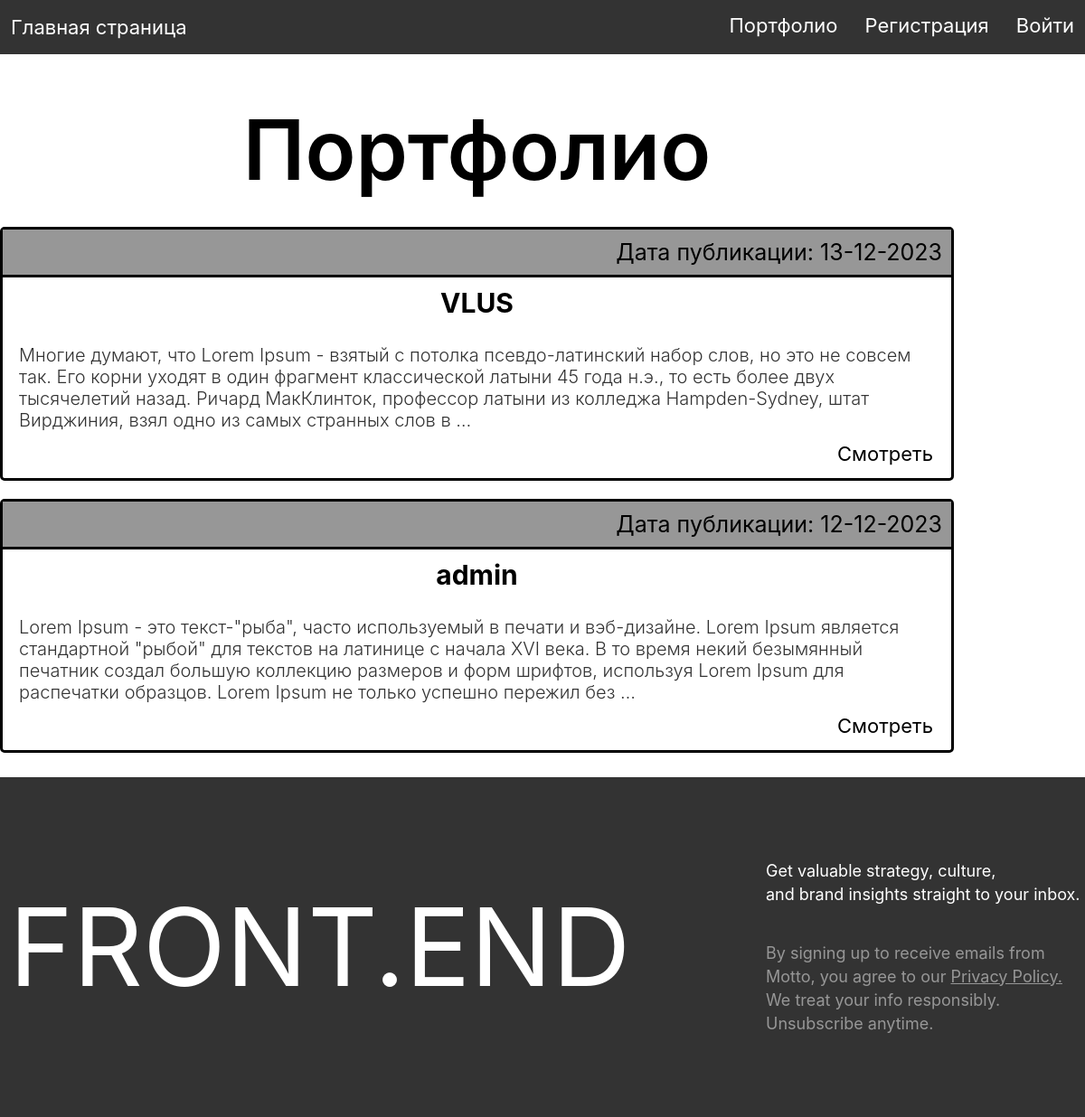
Page /portfolio/ on the earlier database version.
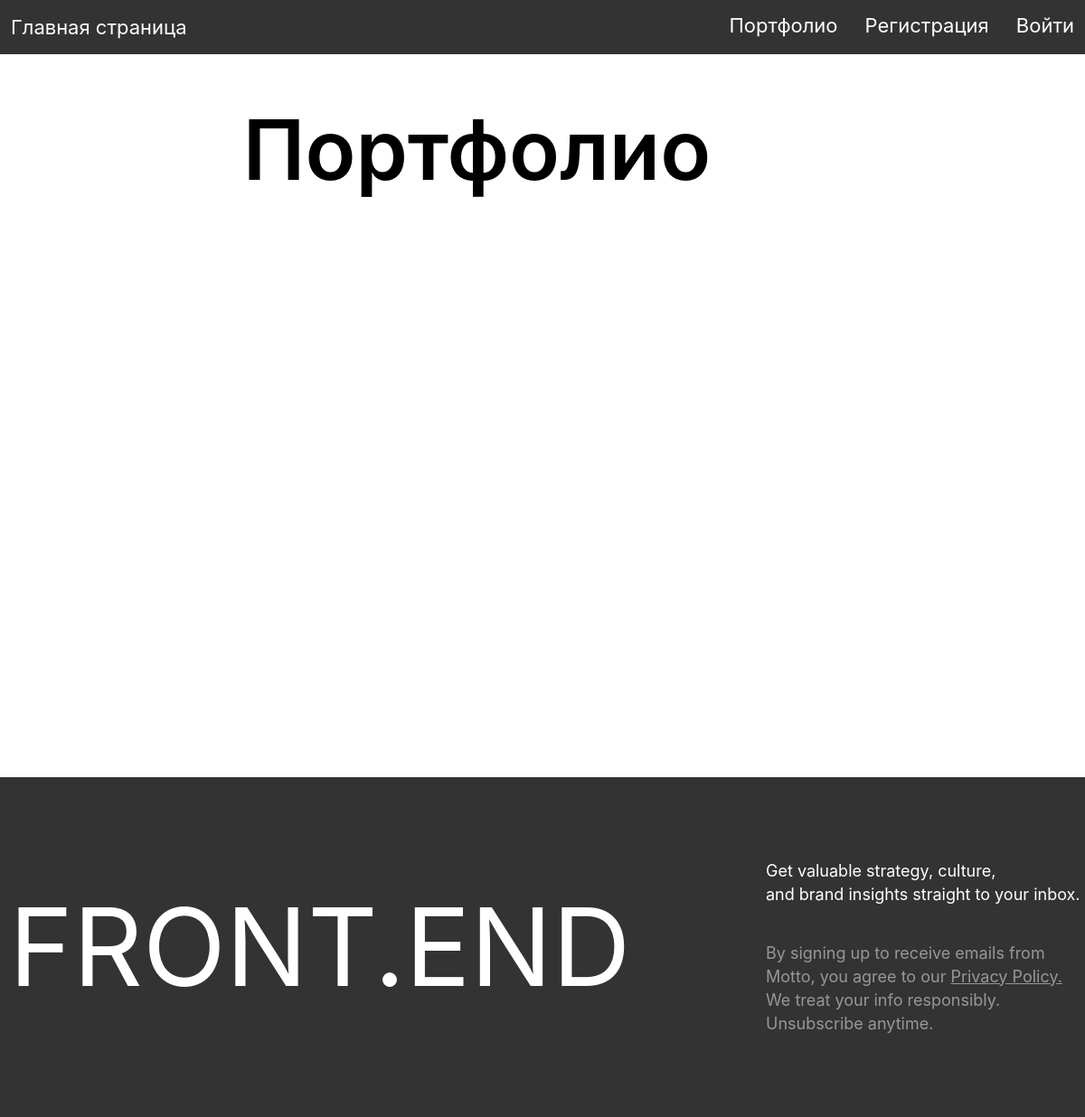
Same page on the later database version.
### people/models.py (models this page shows, shortened)
class Portfolio(models.Model):
    user = models.OneToOneField(User, on_delete=models.CASCADE)
    slug = models.SlugField(max_length=255, unique=True, db_index=True, verbose_name="URL")
    creation_date = models.DateField(auto_now_add=True)
    update_date = models.DateField(auto_now=True)
    description = models.TextField(max_length=765)
    skills = models.CharField(max_length=255)
    photo_1 = models.ImageField(upload_to='portfolio/%Y/%m/%d/', blank=True, null=True)
    link_1 = models.URLField(blank=True)
    photo_2 = models.ImageField(upload_to='portfolio/%Y/%m/%d/', blank=True, null=True)
    link_2 = models.URLField(blank=True)
    photo_3 = models.ImageField(upload_to='portfolio/%Y/%m/%d/', blank=True, null=True)
    link_3 = models.URLField(blank=True)
    photo_4 = models.ImageField(upload_to='portfolio/%Y/%m/%d/', blank=True, null=True)
    link_4 = models.URLField(blank=True)
    photo_5 = models.ImageField(upload_to='portfolio/%Y/%m/%d/', blank=True, null=True)
    link_5 = models.URLField(blank=True)
    photo_6 = models.ImageField(upload_to='portfolio/%Y/%m/%d/', blank=True, null=True)
    link_6 = models.URLField(blank=True)
    photo_7 = models.ImageField(upload_to='portfolio/%Y/%m/%d/', blank=True, null=True)
    link_7 = models.URLField(blank=True)
    photo_8 = models.ImageField(upload_to='portfolio/%Y/%m/%d/', blank=True, null=True)
    link_8 = models.URLField(blank=True)
    def get_absolute_url(self):
        return reverse('portfolio_slug', kwargs={'portfolio_slug': self.slug})
    class Meta:
        verbose_name = 'Портфолио'
        verbose_name_plural = 'Портфолио'
        ordering = ['-creation_date', 'user']

### people/views.py (the view)
# urls.py: path('portfolio/', portfolio, name='portfolio'),
def portfolio(request):
    posts = Portfolio.objects.all()
    data = {
        'menu': menu,
        'title': 'Портфолио',
        'posts': posts
    }
    return render(request, 'people/portfolio.html', context=data)

### people/templates/people/portfolio.html (shortened to what this page needs)
{% extends 'people/base.html' %}
{% block content_css %}
{% load static %}
<link rel="stylesheet" type="text/css" href=" {% static 'people/css/portfolio.css' %}">
{% endblock %}
{% block content %}
     <div class="portfolio-container">
        <h1>{{title}}</h1>
        <ul class="list-articles">
        {% for p in posts %}
            <div class="frame">
            <li>
                <div class="article-panel">
                    <p class="last">Дата публикации: {{p.creation_date|date:"d-m-Y"}}</p>
                </div>
                    <h2>{{p.user}}</h2>
            <div class="text-description">
                {% autoescape on %}
                {{p.description|linebreaks|truncatewords:50}}
                {% endautoescape %}
            </div>
                <div class="clear">
                    <a class="look" href="{{ p.get_absolute_url }}">Смотреть</a>
                </div>
                </li>
            </div>
            <br>
        {% endfor %}
        </ul>
     </div>
{% endblock %}

Differences in the rows shown:
removed Portfolio: creation_date "13-12-2023", user "VLUS", description "Многие думают, что Lorem Ipsum - взятый с потолка псевдо-латинский набор слов, но это не совсем так. Его корни уходят в один фрагмент классической латыни 45 года н.э., то есть более двух тысячелетий назад. Ричард МакКлинток, профессор латыни из колледжа Hampden-Sydney, штат Вирджиния, взял одно из самых странных слов в …"
removed Portfolio: creation_date "12-12-2023", user "admin", description "Lorem Ipsum - это текст-\"рыба\", часто используемый в печати и вэб-дизайне. Lorem Ipsum является стандартной \"рыбой\" для текстов на латинице с начала XVI века. В то время некий безымянный печатник создал большую коллекцию размеров и форм шрифтов, используя Lorem Ipsum для распечатки образцов. Lorem Ipsum не только успешно пережил без …"
